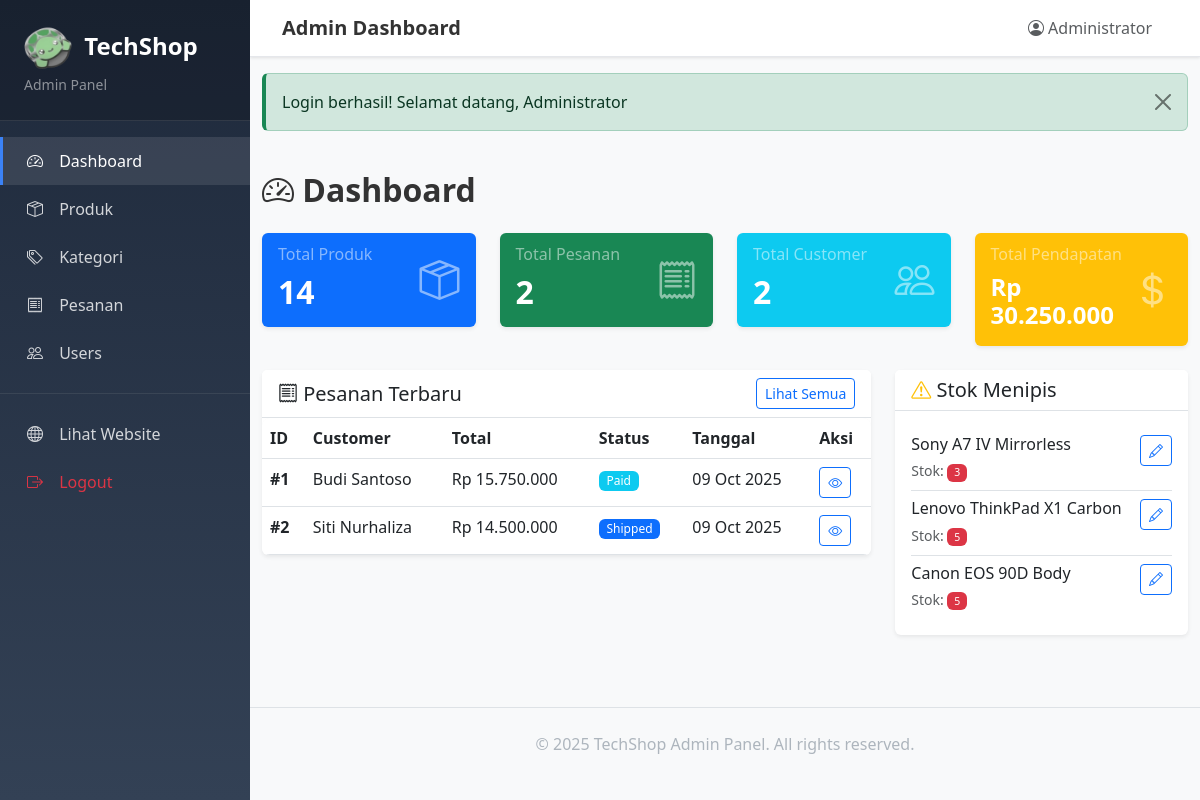
The page /admin/index.php (signed in) on the database as committed earlier.
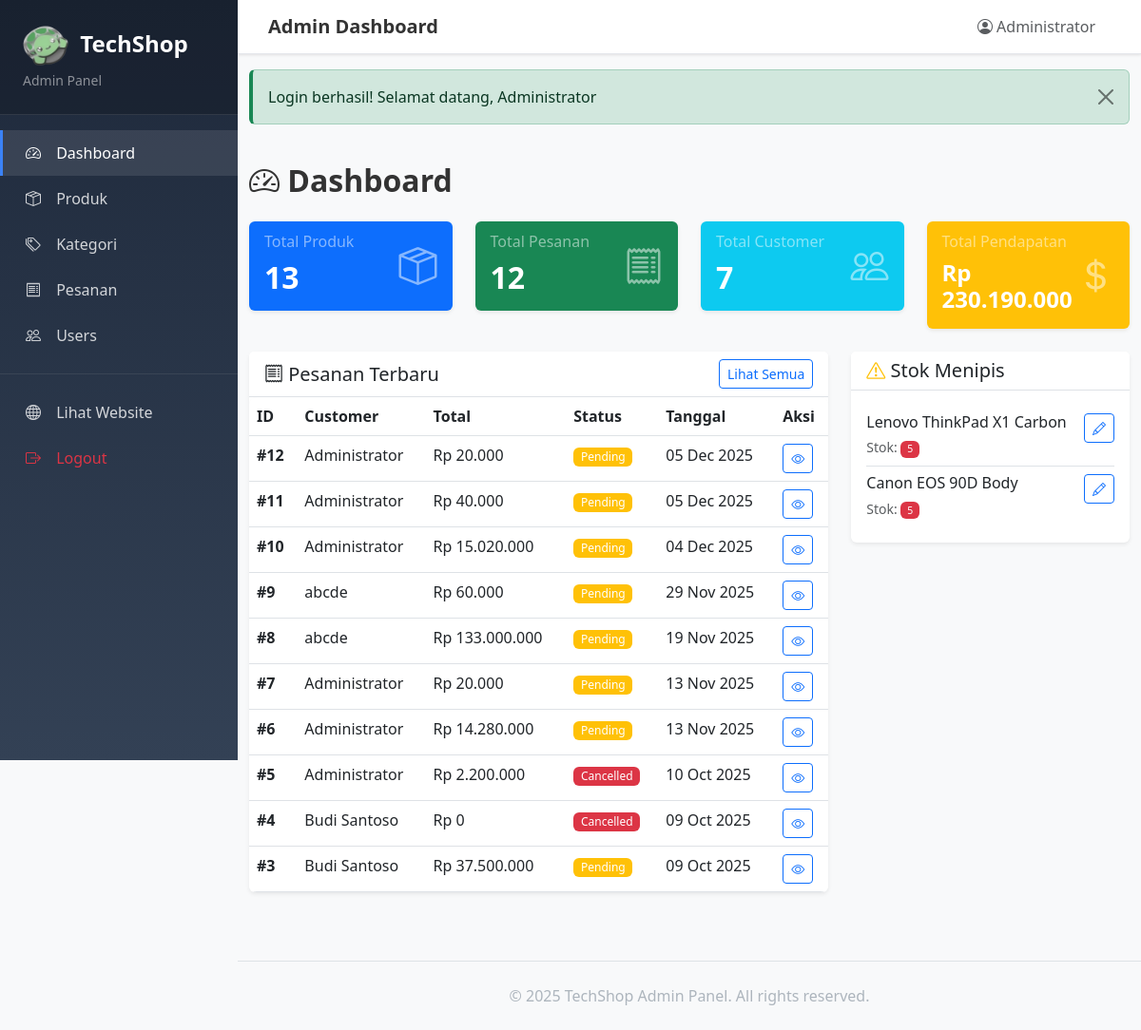
The same page on the database as committed later.
### tables this page shows
CREATE TABLE `orders` (
  `id` int(11) NOT NULL,
  `user_id` int(11) NOT NULL,
  `total` decimal(12,2) NOT NULL,
  `status` enum('pending','paid','shipped','completed','cancelled') DEFAULT 'pending',
  `shipping_address` text DEFAULT NULL,
  `shipping_phone` varchar(20) DEFAULT NULL,
  `shipping_city` varchar(100) DEFAULT NULL,
  `shipping_postal_code` varchar(10) DEFAULT NULL,
  `notes` text DEFAULT NULL,
  `created_at` timestamp NULL DEFAULT current_timestamp(),
  `updated_at` timestamp NULL DEFAULT current_timestamp() ON UPDATE current_timestamp()
);

CREATE TABLE `users` (
  `id` int(11) NOT NULL,
  `name` varchar(100) NOT NULL,
  `email` varchar(100) NOT NULL,
  `password` varchar(255) NOT NULL COMMENT 'Prototype: MD5 hash (HARUS MIGRASI ke password_hash)',
  `is_admin` tinyint(1) DEFAULT 0 COMMENT '0=Customer, 1=Admin',
  `created_at` timestamp NULL DEFAULT current_timestamp()
);

CREATE TABLE `products` (
  `id` int(11) NOT NULL,
  `product_cat` int(11) DEFAULT NULL,
  `product_brand` varchar(100) DEFAULT NULL,
  `name` varchar(150) NOT NULL,
  `description` text DEFAULT NULL,
  `price` decimal(12,2) NOT NULL,
  `stock` int(11) NOT NULL DEFAULT 0,
  `image` varchar(255) DEFAULT NULL COMMENT 'Nama file gambar di folder product_images/',
  `featured` tinyint(1) DEFAULT 0 COMMENT '1=Featured product',
  `created_at` timestamp NULL DEFAULT current_timestamp()
);

### config.php (called while the page is built, shortened)
<?php
function format_rupiah($number) {
    return "Rp " . number_format($number, 0, ',', '.');
}
function truncate($text, $length = 100) {
    if (strlen($text) <= $length) {
        return $text;
    }
    return substr($text, 0, $length) . '...';
}
?>

### db.php (called while the page is built, shortened)
<?php
function clean($string) {
    return htmlspecialchars(trim($string), ENT_QUOTES, 'UTF-8');
}
?>

### admin/index.php (the view, shortened to what the changed rows need)
<?php
require_once '../db.php';
require_once '../config.php';
$stats = [];
$products_query = "SELECT COUNT(*) as total FROM products";
$result = mysqli_query($conn, $products_query);
$stats['products'] = mysqli_fetch_assoc($result)['total'];
$orders_query = "SELECT COUNT(*) as total FROM orders";
$result = mysqli_query($conn, $orders_query);
$stats['orders'] = mysqli_fetch_assoc($result)['total'];
$users_query = "SELECT COUNT(*) as total FROM users WHERE is_admin = 0";
$result = mysqli_query($conn, $users_query);
$stats['users'] = mysqli_fetch_assoc($result)['total'];
$revenue_query = "SELECT SUM(total) as total FROM orders WHERE status != 'cancelled'";
$result = mysqli_query($conn, $revenue_query);
$stats['revenue'] = mysqli_fetch_assoc($result)['total'] ?? 0;
$recent_orders_query = "SELECT o.*, u.name as user_name
                        FROM orders o
                        JOIN users u ON o.user_id = u.id
                        ORDER BY o.created_at DESC
                        LIMIT 10";
$recent_orders = mysqli_query($conn, $recent_orders_query);
$low_stock_query = "SELECT * FROM products WHERE stock <= 5 AND stock > 0 ORDER BY stock ASC LIMIT 5";
$low_stock = mysqli_query($conn, $low_stock_query);
include 'header_admin.php';
?>
<div class="container-fluid py-4">
    <h2 class="fw-bold mb-4"><i class="bi bi-speedometer2"></i> Dashboard</h2>
    <div class="row g-4 mb-4">
        <div class="col-md-3">
            <div class="card border-0 shadow-sm bg-primary text-white">
                <div class="card-body">
                    <div class="d-flex justify-content-between align-items-center">
                        <div>
                            <h6 class="card-subtitle mb-2 text-white-50">Total Produk</h6>
                            <h2 class="mb-0 fw-bold"><?php echo $stats['products']; ?></h2>
                        </div>
                    </div>
                </div>
            </div>
        </div>
        <div class="col-md-3">
            <div class="card border-0 shadow-sm bg-success text-white">
                <div class="card-body">
                    <div class="d-flex justify-content-between align-items-center">
                        <div>
                            <h6 class="card-subtitle mb-2 text-white-50">Total Pesanan</h6>
                            <h2 class="mb-0 fw-bold"><?php echo $stats['orders']; ?></h2>
                        </div>
                    </div>
                </div>
            </div>
        </div>
        <div class="col-md-3">
            <div class="card border-0 shadow-sm bg-info text-white">
                <div class="card-body">
                    <div class="d-flex justify-content-between align-items-center">
                        <div>
                            <h6 class="card-subtitle mb-2 text-white-50">Total Customer</h6>
                            <h2 class="mb-0 fw-bold"><?php echo $stats['users']; ?></h2>
                        </div>
                    </div>
                </div>
            </div>
        </div>
        <div class="col-md-3">
            <div class="card border-0 shadow-sm bg-warning text-white">
                <div class="card-body">
                    <div class="d-flex justify-content-between align-items-center">
                        <div>
                            <h6 class="card-subtitle mb-2 text-white-50">Total Pendapatan</h6>
                            <h4 class="mb-0 fw-bold"><?php echo format_rupiah($stats['revenue']); ?></h4>
                        </div>
                    </div>
                </div>
            </div>
        </div>
    </div>
    <div class="row g-4">
        <div class="col-lg-8">
            <div class="card border-0 shadow-sm">
                <div class="card-body p-0">
                    <div class="table-responsive">
                        <table class="table table-hover mb-0">
                            <thead class="bg-light">
                                <tr>
                                    <th>ID</th>
                                    <th>Customer</th>
                                    <th>Total</th>
                                    <th>Status</th>
                                    <th>Tanggal</th>
                                    <th>Aksi</th>
                                </tr>
                            </thead>
                            <tbody>
                                <?php while ($order = mysqli_fetch_assoc($recent_orders)): ?>
                                    <tr>
                                        <td><strong>#<?php echo $order['id']; ?></strong></td>
                                        <td><?php echo clean($order['user_name']); ?></td>
                                        <td><?php echo format_rupiah($order['total']); ?></td>
                                        <td>
                                            <?php
                                            $badge_class = '';
                                            switch ($order['status']) {
                                                case 'pending': $badge_class = 'bg-warning'; break;
                                                case 'paid': $badge_class = 'bg-info'; break;
                                                case 'shipped': $badge_class = 'bg-primary'; break;
                                                case 'cancelled': $badge_class = 'bg-danger'; break;
                                            }
                                            ?>
                                            <span class="badge <?php echo $badge_class; ?>">
                                                <?php echo ucfirst($order['status']); ?>
                                            </span>
                                        </td>
                                        <td><?php echo date('d M Y', strtotime($order['created_at'])); ?></td>
                                        <td>
                                            <a href="<?php echo BASE_URL; ?>/admin/orders.php" class="btn btn-sm btn-outline-primary">
                                                <i class="bi bi-eye"></i>
                                            </a>
                                        </td>
                                    </tr>
                                <?php endwhile; ?>
                            </tbody>
                        </table>
                    </div>
                </div>
            </div>
        </div>
        <div class="col-lg-4">
            <div class="card border-0 shadow-sm">
                <div class="card-body">
                    <?php if (mysqli_num_rows($low_stock) > 0): ?>
                        <div class="list-group list-group-flush">
                            <?php while ($product = mysqli_fetch_assoc($low_stock)): ?>
                                <div class="list-group-item px-0">
                                    <div class="d-flex justify-content-between align-items-start">
                                        <div>
                                            <h6 class="mb-1"><?php echo clean(truncate($product['name'], 40)); ?></h6>
                                            <small class="text-muted">Stok:
                                                <span class="badge bg-danger"><?php echo $product['stock']; ?></span>
                                            </small>
                                        </div>
                                        <a href="<?php echo BASE_URL; ?>/admin/edit_product.php?id=<?php echo $product['id']; ?>"
                                           class="btn btn-sm btn-outline-primary">
                                            <i class="bi bi-pencil"></i>
                                        </a>
                                    </div>
                                </div>
                            <?php endwhile; ?>
                        </div>
                    <?php else: ?>
                        <p class="text-muted mb-0">Semua produk memiliki stok yang cukup.</p>
                    <?php endif; ?>
                </div>
            </div>
        </div>
    </div>
</div>
<?php include 'footer_admin.php'; ?>

Rows that differ between the two databases and show on the page:
no longer on this page (row edited): orders: id "1", user.name "Budi Santoso", total "Rp 15.750.000", status "Paid", created_at "09 Oct 2025"
no longer on this page (row edited): orders: id "2", user.name "Siti Nurhaliza", total "Rp 14.500.000", status "Shipped", created_at "09 Oct 2025"
no longer on this page (row edited): products: name "Sony A7 IV Mirrorless", stock "3"
added orders: id "12", user.name "Administrator", total "Rp 20.000", status "Pending", created_at "05 Dec 2025"
added orders: id "11", user.name "Administrator", total "Rp 40.000", status "Pending", created_at "05 Dec 2025"
added orders: id "10", user.name "Administrator", total "Rp 15.020.000", status "Pending", created_at "04 Dec 2025"
added orders: id "9", user.name "abcde", total "Rp 60.000", status "Pending", created_at "29 Nov 2025"
added orders: id "8", user.name "abcde", total "Rp 133.000.000", status "Pending", created_at "19 Nov 2025"
added orders: id "7", user.name "Administrator", total "Rp 20.000", status "Pending", created_at "13 Nov 2025"
added orders: id "6", user.name "Administrator", total "Rp 14.280.000", status "Pending", created_at "13 Nov 2025"
added orders: id "5", user.name "Administrator", total "Rp 2.200.000", status "Cancelled", created_at "10 Oct 2025"
added orders: id "4", user.name "Budi Santoso", total "Rp 0", status "Cancelled", created_at "09 Oct 2025"
added orders: id "3", user.name "Budi Santoso", total "Rp 37.500.000", status "Pending", created_at "09 Oct 2025"
Other text that changed with them:
$stats['products']: "14" → "13"
$stats['orders']: "2" → "12"
$stats['users']: "2" → "7"
format_rupiah($stats['revenue']): "Rp 30.250.000" → "Rp 230.190.000"
